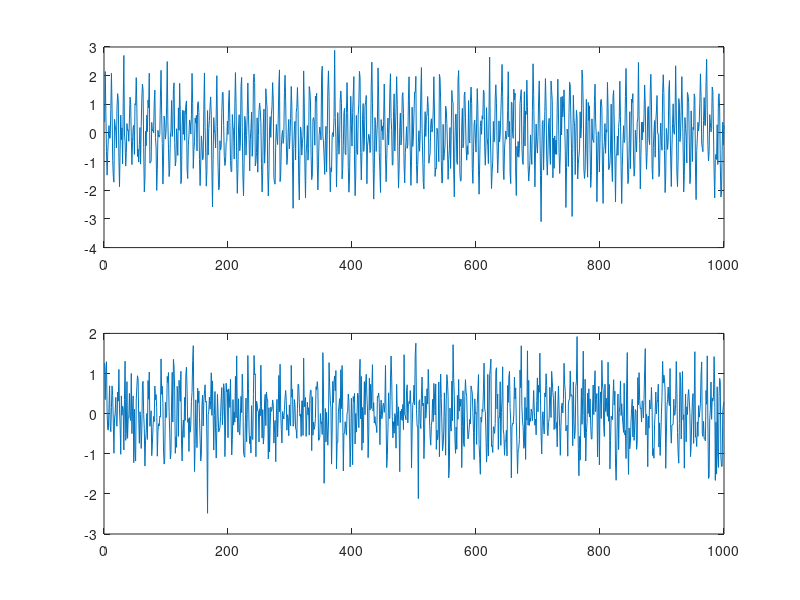
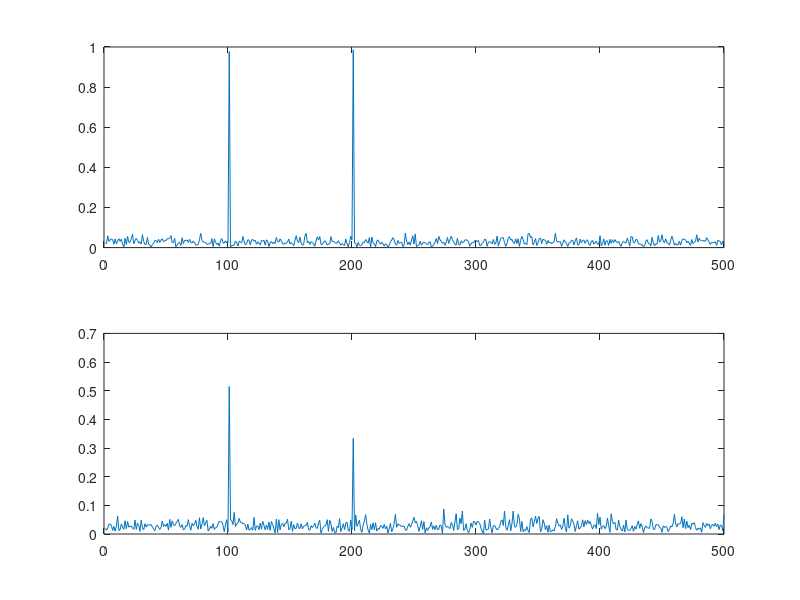
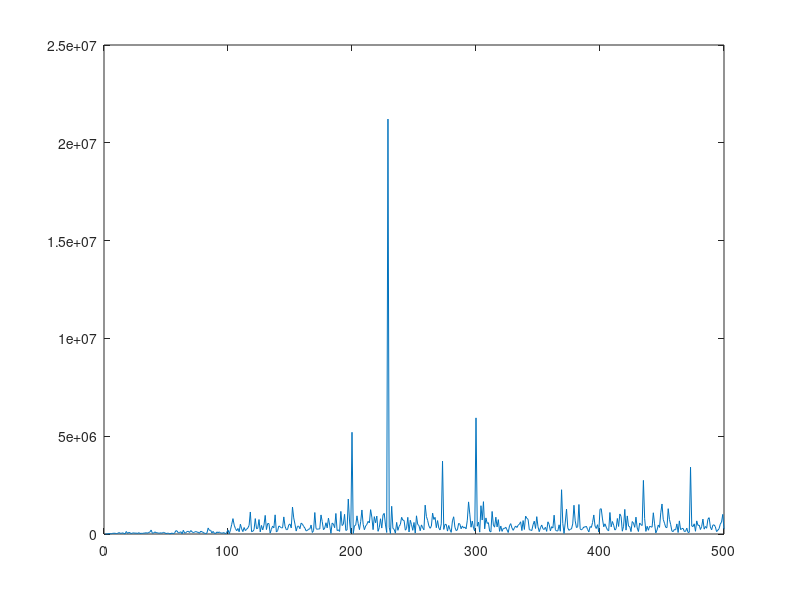
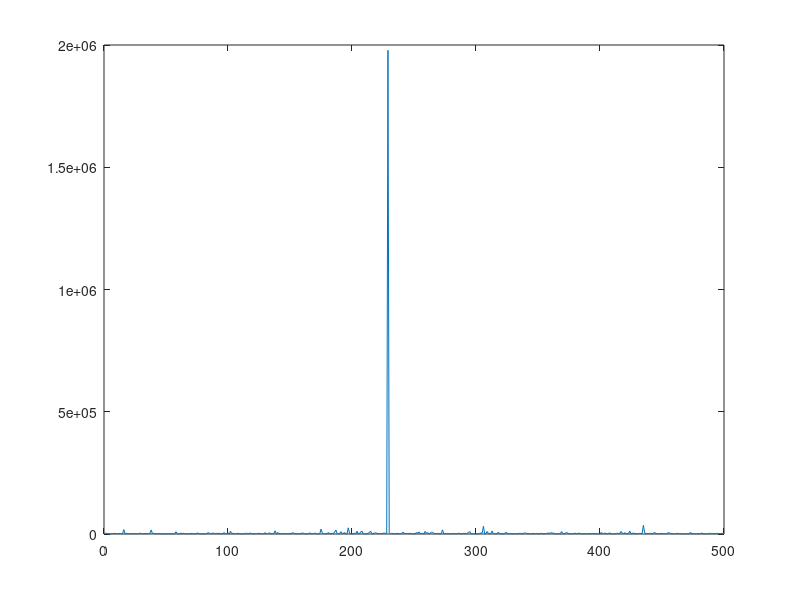

MATLAB code for these plots, in order: (Note: this script raises an error after producing the figures.)
%% Imaginary part coherence
% Add fieldtrip path
[SPMpath,~,~] = fileparts(which('spm'));
addpath([SPMpath filesep 'external' filesep 'fieldtrip'])

% For simulation
rng default

Fs = 1000;
t = 0:1/Fs:1-1/Fs;

x = cos(2*pi*100*t) + sin(2*pi*200*t) + 0.5*randn(size(t));
y = 0.5*cos(2*pi*100*t-pi/4) + 0.35*sin(2*pi*200*t-pi/2) + 0.5*randn(size(t));
figure
subplot(2,1,1); plot(x)
subplot(2,1,2); plot(y)

xtf = fft(x);
xtf = xtf(1:500);

ytf = fft(y);
ytf = ytf(1:500);
xy=xcorr(xtf,ytf);

xy=xcorr(fft(x),fft(y));
xx=abs(fft(x));
xx = xx(1:500)*2/1000;
yy=abs(fft(y));
yy = yy(1:500)*2/1000;
figure
subplot(2,1,1); plot(xx)
subplot(2,1,2); plot(yy)
imag_coherence=xy(1:500)./sqrt(xx.*yy);

figure
plot(abs(imag_coherence))
 

% divide data in N equal length blocks for averaging later on
N = 1;
L  = floor(length(x)/N);
xt = reshape(x(1:L*N), L, N);
yt = reshape(y(1:L*N), L, N);

% transform to frequency domain
Xf = fft(xt,L,1);
Xf = Xf(1:500)*2/1000;
Yf = fft(yt,L,1);
Yf = Yf(1:500)*2/1000;

% estimate expectations by taking the average over N blocks
xy = Xf .* conj(Yf);
xx = Xf .* conj(Xf);
yy = Yf .* conj(Yf);

% combine terms to get final result
result=xy./(xx.*yy);
figure
plot(abs(result))



% simulation data preparation
DataSim.label   = {'A';'B'};
DataSim.fsample = 1000;
DataSim.trial   = {[x;y]};
DataSim.time    = {t};

% tf transform
cfg            = [];
cfg.output     = 'fourier';
cfg.method     = 'mtmfft';
cfg.foilim     = [1 500];
cfg.tapsmofrq  = 20;
cfg.keeptrials = 'yes';
cfg.channel    = {'all'};
Simfreqfourier    = ft_freqanalysis(cfg, DataSim);
% figure;
% imagesc(abs(squeeze(Simfreqfourier.fourierspctrm(:,2,:)))')
% axis xy

cfg            = [];
cfg.method     = 'coh';
cfg.channelcmb = {'A' 'B'};
fdSim          = ft_connectivityanalysis(cfg, Simfreqfourier);


cfg                  = [];
cfg.parameter        = 'cohspctrm';
cfg.xlim             = [1 500];
cfg.refchannel       = 'A';
% cfg.layout           = 'CTF151_helmet.mat';
cfg.showlabels       = 'yes';
% figure; ft_multiplotER(cfg, fd)
cfg.channel = 'B';
figure; ft_singleplotER(cfg, fdSim);




% example
cfg            = [];
cfg.output     = 'fourier';
cfg.method     = 'mtmfft';
cfg.foilim     = [5 100];
cfg.tapsmofrq  = 5;
cfg.keeptrials = 'yes';
cfg.channel    = {'MEG' 'EMGlft' 'EMGrgt'};
freqfourier    = ft_freqanalysis(cfg, data);

figure;
imagesc(abs(squeeze(freqfourier.fourierspctrm(:,1,:)))')
axis xy


figure;
imagesc(abs(squeeze(freqfourier.fourierspctrm(:,1,:)))')
axis xy


cfg            = [];
cfg.method     = 'coh';
cfg.channelcmb = {'MEG' 'EMG'};
fd             = ft_connectivityanalysis(cfg, freq);


cfg                  = [];
cfg.parameter        = 'cohspctrm';
cfg.xlim             = [5 80];
cfg.refchannel       = 'EMGlft';
% cfg.layout           = 'CTF151_helmet.mat';
cfg.showlabels       = 'yes';
% figure; ft_multiplotER(cfg, fd)
cfg.channel = 'MRC21';
figure; ft_singleplotER(cfg, fd);

% built-in function for coherence
x = D_HighPass_Notch(1,:,1);
y = D_HighPass_Notch(4,:,1);
[cxy,f] = mscohere(x,y,hann(500),250,[],500);
figure
plot(f(1:39),sqrt(cxy(1:39)))